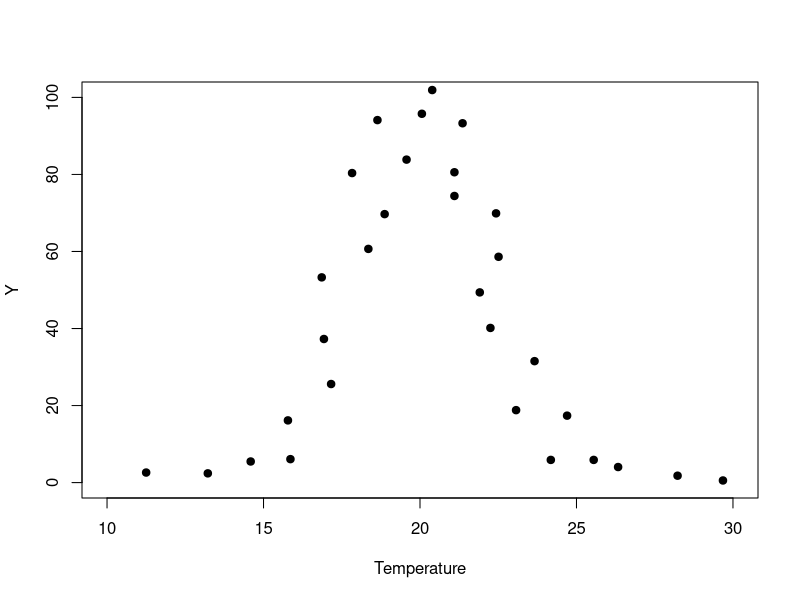
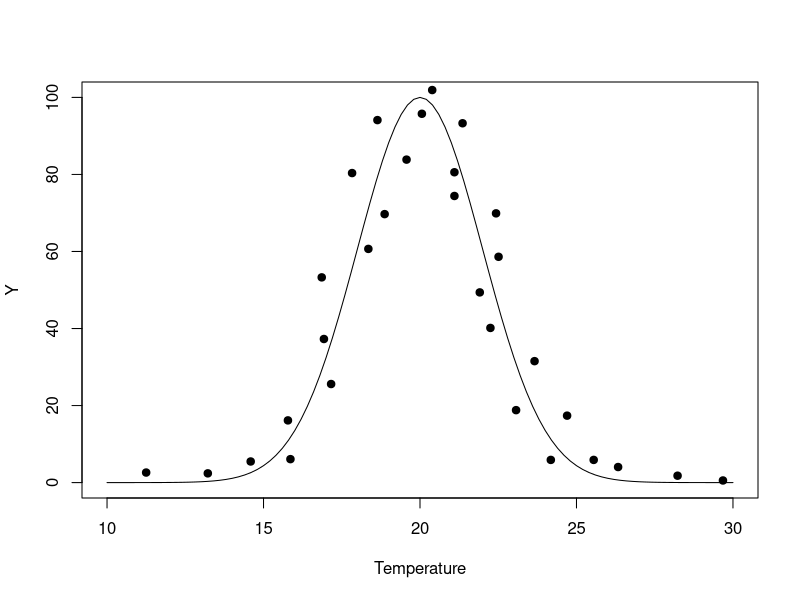
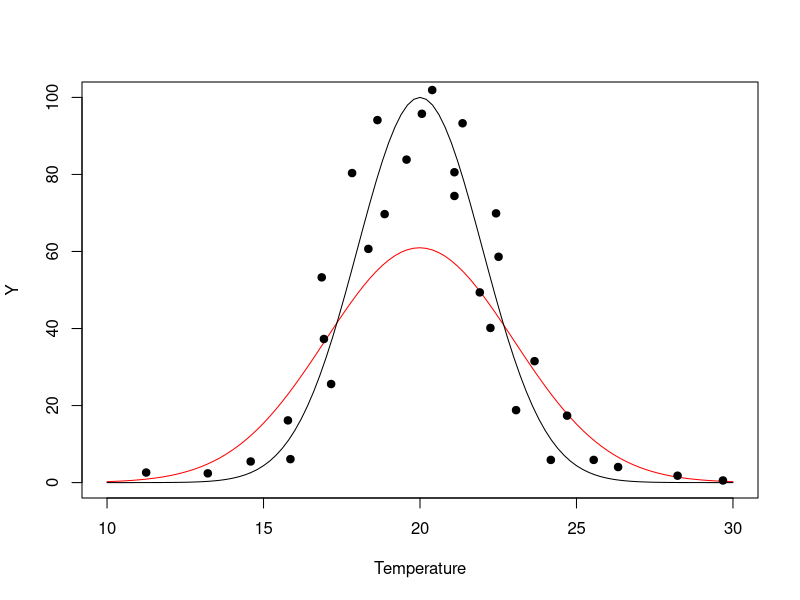
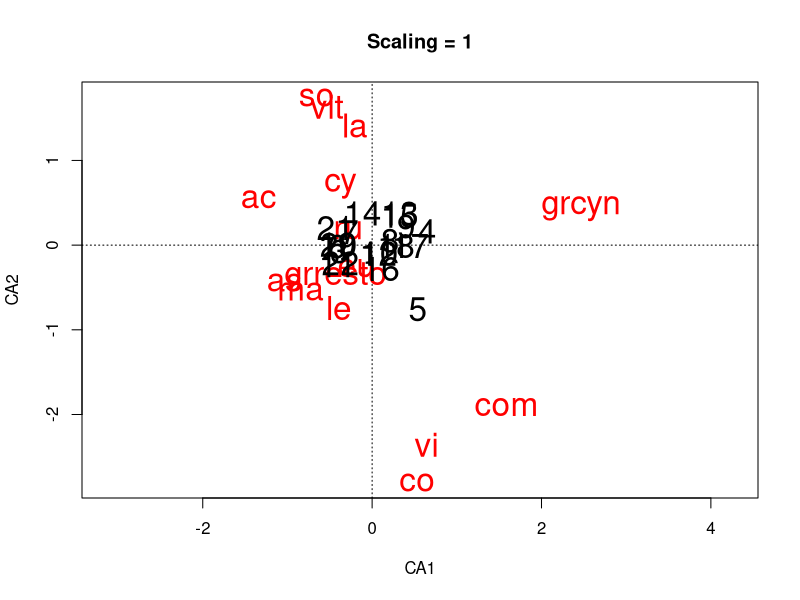
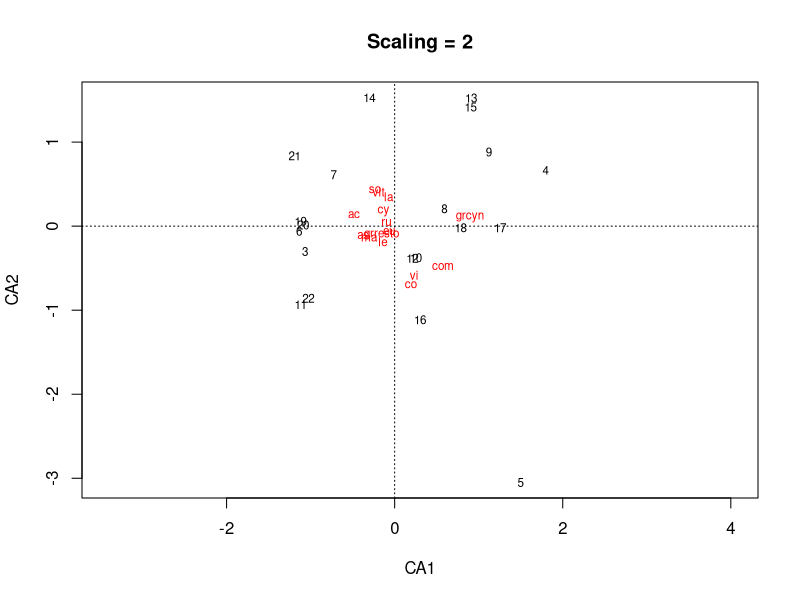
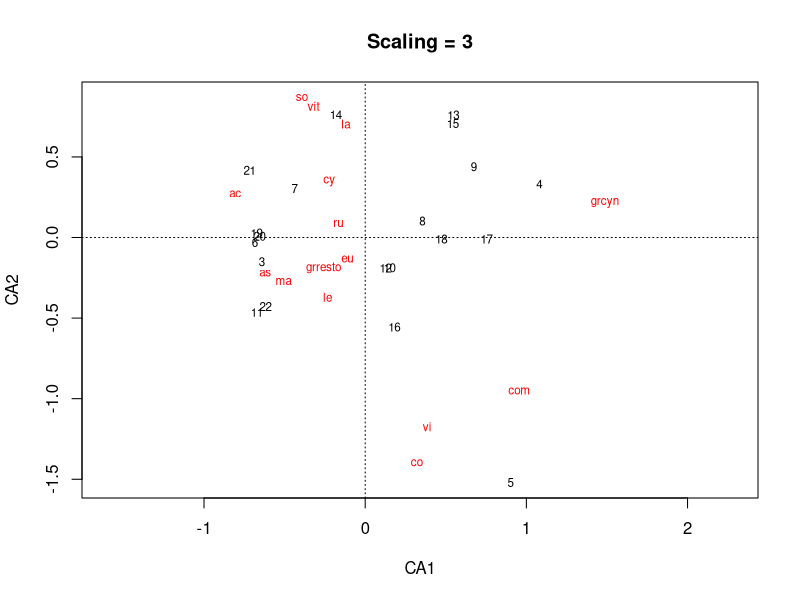
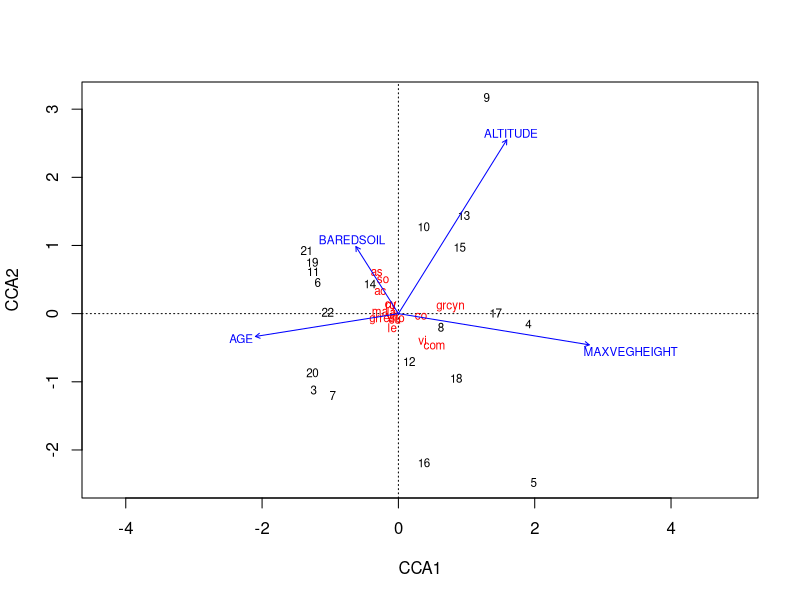
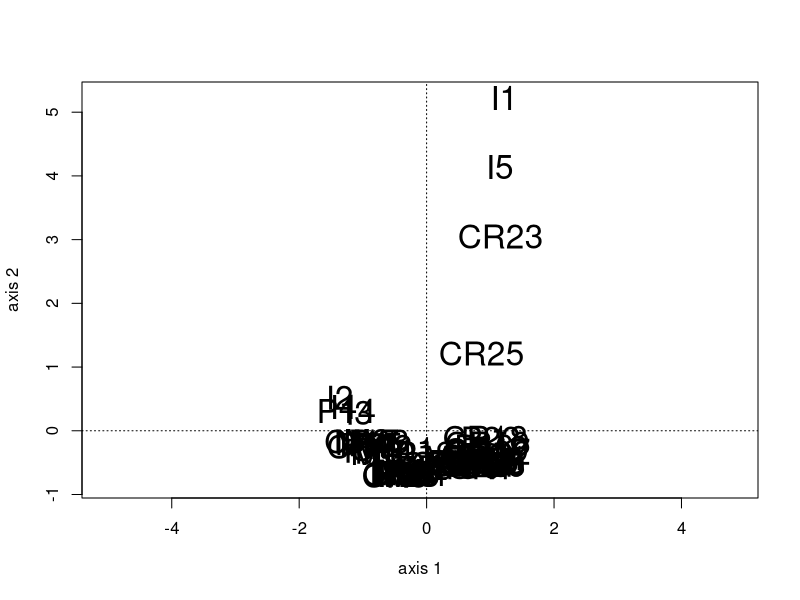

These figures' R source, in order:
#    R code for: Chapter 13 in:
#    Analysing Ecological Data. (2007). Zuur, Ieno and Smith. Springer, 680p.

#    This program is free software; you can redistribute it and/or modify
#    it under the terms of the GNU General Public License as published by
#    the Free Software Foundation; either version 2 of the License, or
#    (at your option) any later version.
#
#    This program is distributed in the hope that it will be useful,
#    but WITHOUT ANY WARRANTY; without even the implied warranty of
#    MERCHANTABILITY or FITNESS FOR A PARTICULAR PURPOSE.  See the
#    GNU General Public License for more details.

#    This file was produced by Nelly Chizhikova and Alain Zuur
#    (highstat@highstat.com)





setwd("D:\\applicat\\HighlandStatistics\\Book\\R\\RChapter13\\")

#      Figure 13.1 A
plot(c(10, 30), c(0, 100), type = "n", xlab = "Temperature", ylab = "Y")
art_example<-read.table("artificial_example.txt", header = T, sep = "\t")
points(art_example, pch = 19)





#      Figure 13.1 B
#      Gaussian response curve
c<-100
u<-20
t<-2
x_new<-seq(from = 10, to = 30, by = 0.2)
y_new<-c*exp(-((x_new-u)^2)/(2*t^2))
plot(c(10, 30), c(0, 100), type = "n", xlab = "Temperature", ylab = "Y")
lines(x_new, y_new)
art_example<-read.table("artificial_example.txt", header = T, sep = "\t")
points(art_example, pch = 19)





#      Fitting gaussian curve to the example data
art_example<-read.table("artificial_example.txt", header = T, sep = "\t")
gaus_model<-glm(log(y) ~ poly(x, 2), data = art_example, family = gaussian)

plot(c(10, 30), c(0, 100), type = "n", xlab = "Temperature", ylab = "Y")
x_new<-seq(from = 10, to = 30, by = 0.2)
y_new<-c*exp(-((x_new-u)^2)/(2*t^2))
lines(x_new, exp(predict(gaus_model, newdata = data.frame(x = x_new))),
      col = "red")
points(art_example, pch = 19)
lines(x_new, y_new)

b1<-gaus_model$coefficients[1]
b2<-gaus_model$coefficients[2]
b3<-gaus_model$coefficients[3]

t_new<-1/sqrt(-2*b3)
u_new<-(-b2)/(2*b3)
c_new<-exp(b1-(b2^2)/(4*b3))

cat(
" Tolerance t        ", t_new, "\n",
 "Optimum u         ", u_new, "\n",
 "Maximum value c   ", c_new, "\n")






#       Figure 13.5
#       axes may be reversed due to the algorithm
#       of the cca-function in vegan package
mplants<-read.table("avg_MexicanPlants.txt", header = T, sep = "\t")
#In the book, we used a data file with a slightly different
#row order. This means that the row labels are slightly different
#(e.g.site 3 in the book is site 5 here)
#But results are identical.

index<-rep(T, times = 15)
index<-names(mplants) == "grcyn"|names(mplants) == "com"|
       names(mplants) == "vi"|names(mplants) == "co"|
       names(mplants) == "le"|names(mplants) == "ma"|
       names(mplants) == "as"|names(mplants) == "grresto"|
       names(mplants) == "eu"|names(mplants) == "ru"|
       names(mplants) == "ac"|names(mplants) == "cy"|
       names(mplants) == "la"|names(mplants) == "vit"|
       names(mplants) == "so"
species<-mplants[, index]
library(vegan)
mplants_CA<-cca(species)
plot(mplants_CA, scaling = 1, cex = 2, main = "Scaling = 1")

#      the total variation
round(mplants_CA$CA$tot.chi, 2)

#       the first two eigenvalues
round(mplants_CA$CA$eig[1:2], 2)






#       Figure 13.6
#       axes may be reversed due to the algorithm
#       of the cca-function in vegan package
mplants<-read.table("avg_MexicanPlants.txt", header = T, sep = "\t")
index<-rep(T, times = 15)
index<-names(mplants) == "grcyn"|names(mplants) == "com"|
       names(mplants) == "vi"|names(mplants) == "co"|
       names(mplants) == "le"|names(mplants) == "ma"|
       names(mplants) == "as"|names(mplants) == "grresto"|
       names(mplants) == "eu"|names(mplants) == "ru"|
       names(mplants) == "ac"|names(mplants) == "cy"|
       names(mplants) == "la"|names(mplants) == "vit"|
       names(mplants) == "so"
species<-mplants[, index]


library(vegan)
mplants_CA<-cca(species)
plot(mplants_CA, scaling = 2, main = "Scaling = 2")

#      the total variation
round(mplants_CA$CA$tot.chi, 2)

#       the first two eigenvalues
round(mplants_CA$CA$eig[1:2], 2)






#       Figure 13.6
#       axes may be reversed due to algorithm
#       of the cca-function in vegan package
mplants<-read.table("avg_MexicanPlants.txt", header = T, sep = "\t")
index<-rep(T, times = 15)
index<-names(mplants) == "grcyn"|names(mplants) == "com"|
       names(mplants) == "vi"|names(mplants) == "co"|
       names(mplants) == "le"|names(mplants) == "ma"|
       names(mplants) == "as"|names(mplants) == "grresto"|
       names(mplants) == "eu"|names(mplants) == "ru"|
       names(mplants) == "ac"|names(mplants) == "cy"|
       names(mplants) == "la"|names(mplants) == "vit"|
       names(mplants) == "so"
species<-mplants[, index]
library(vegan)
mplants_CA<-cca(species)
plot(mplants_CA, scaling = 3, main = "Scaling = 3")

#      the total variation
round(mplants_CA$CA$tot.chi, 2)

#       the first two eigenvalues
round(mplants_CA$CA$eig[1:2], 2)

#       the first two axes explain
cat(round(sum(mplants_CA$CA$eig[1:2])/mplants_CA$CA$tot.chi*100), "%", "\n")
#       of the variation






#       Figure 13.8
#       axes may be reversed due to the algorithm
#       of the cca-function in vegan package
#In the book, we used a data file with a slightly different
#row order. This means that the row labels are slightly different
#(e.g.site 3 in the book is site 5 here)
#But results are identical.

mplants<-read.table("avg_MexicanPlants.txt", header = T, sep = "\t")
index_spec<-names(mplants) == "grcyn"|names(mplants) == "com"|
            names(mplants) == "vi"|names(mplants) == "co"|
            names(mplants) == "le"|names(mplants) == "ma"|
            names(mplants) == "as"|names(mplants) == "grresto"|
            names(mplants) == "eu"|names(mplants) == "ru"|
            names(mplants) == "ac"|names(mplants) == "cy"|
            names(mplants) == "la"|names(mplants) == "vit"|
            names(mplants) == "so"
species<-mplants[, index_spec]
index_env<-names(mplants) == "MAXVEGHEIGHT"|names(mplants) == "AGE"|
           names(mplants) == "ALTITUDE"|names(mplants) == "BAREDSOIL"
env_var<-mplants[, index_env]
library(vegan)
mplants_CCA<-cca(species, env_var)
plot(mplants_CCA, scaling = 2)

#      the total variation in the data is:
round(mplants_CCA$tot.chi, 2)

#       the sum of all canonical eigenvalues:
round(mplants_CCA$CCA$tot.chi, 2)

#       all four explanatory variables explain
cat(round(mplants_CCA$CCA$tot.chi/mplants_CCA$tot.chi*100), "% of data", "\n")
#      of the total variation in the data

#       the first two (canonical) eigenvalues are:
round(mplants_CCA$CCA$eig[1:2], 2)

#       so the first two canonical axes explain:
cat(round(sum(mplants_CCA$CCA$eig[1:2])/mplants_CCA$CCA$tot.chi*100), "%", "\n")
#       of the variation that can be explained
#       with the four environmental variables

#       but this is (the first two canonical axes explain):
cat(round(sum(mplants_CCA$CCA$eig[1:2])/mplants_CCA$tot.chi*100), "%", "\n")
#       of the total variation in the data





######################################
#
#        13.6 Problems with CA and CCA



#       Figure 13.10
#       axes may be reversed due to the algorithm
#       of the cca-function in vegan package
RIKZ<-read.table("RIKZ.txt", header = T, sep = "\t")
RIKZ_species<-RIKZ[rowSums(RIKZ[, 2:76] == 0)<75, 2:76]
library(vegan)
RIKZ_CA<-cca(RIKZ_species)
plot(RIKZ_CA, scaling = 2, type = "n", xlab = "axis 1", ylab = "axis 2")
text(RIKZ_CA, scaling = 2, display = "species", cex = 2)
text(RIKZ_CA, scaling = 2, display = "site", cex = 1, col = "red")




#       Figure 31.11
#       axes may be reversed due to the algorithm
#       of the cca-function in vegan package
mex_plants<-read.table("MexicanPlants.txt", header = T, sep = "\t")
mex_plants<-mex_plants[rowSums(is.na(mex_plants)) == 0, ]
mex_species<-mex_plants[, 3:34]
mex_env_var<-mex_plants[, 38:47]
library(vegan)
mex_CCA<-cca(mex_species ~ factor(Block) + ALTITUDE + AGE +
                          CATTLEINTENSITY + FIELDSLOPE +
                          WEEDINGFRECUENCYIND + factor(PLAGUE) +
                          BAREDSOIL + MINVEGHEIGHT + MAXVEGHEIGHT,
            data = mex_env_var)
plot(mex_CCA, scaling = 1, type = "n", xlab = "axis 1", ylab = "axis 2")
points(mex_CCA, display = "site", scaling = 1, pch = 19, cex = 1.2)
text(mex_CCA, display = "species", scaling = 1)
points(mex_CCA, display = "bp", scaling = 1, pch = 19, cex = 1.2)
text(mex_CCA, display = "bp", scaling = 1, pch = 19, cex = 1.2)

#Note: Brodgar follows CANOCO, and places the loadings and scores between
#-1 and 1. R makes a mess of these triplots.
